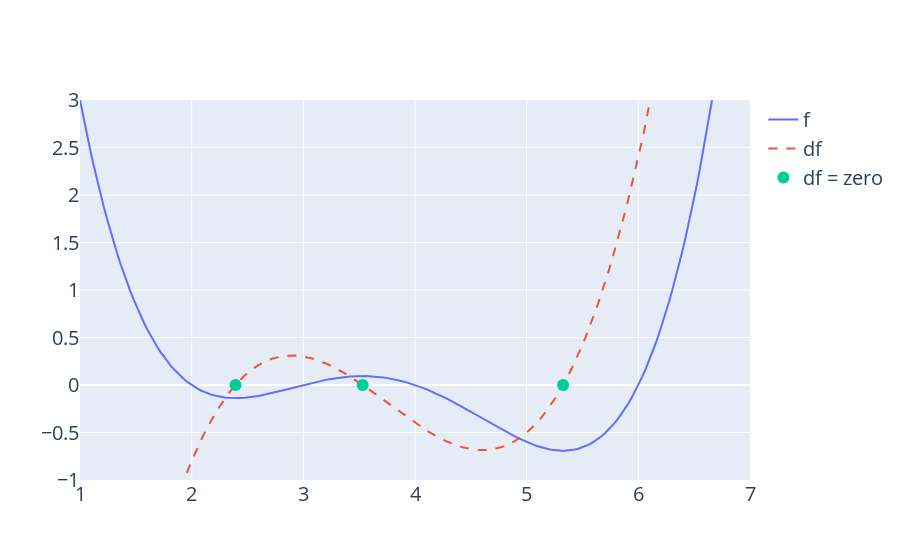

This figure's notebook cell:
### Code cell
import plotly.graph_objects as go

def derivative_arbitrary(x):
    return (4*x**3 - 45*x**2 + 160*x - 180)/10


fig = go.Figure()
roots = np.array([2.3927, 3.5309, 5.3263])

fig.add_trace(go.Scatter(x = xs, y = arbitrary(xs), 
                         mode = "lines", name = "f"))
fig.add_trace(go.Scatter(x = xs, y = derivative_arbitrary(xs), 
                         mode = "lines", name = "df", line = {"dash": "dash"}))
fig.add_trace(go.Scatter(x = np.array(roots), y = 0*roots, 
                         mode = "markers", name = "df = zero", marker_size = 12))
fig.update_layout(font_size = 20, yaxis_range=[-1, 3])
fig.show()

### Figure 1 — Plotly figure (JSON) as saved in the notebook; plotly's stock layout.template omitted (floating-point values rounded to 4 significant figures; data arrays with more than 128 entries replaced by an {"elided": "..."} marker saying what was removed)
{"data": [{"mode": "lines", "name": "f", "type": "scatter", "x": {"elided": "200 float values"}, "y": {"elided": "200 float values"}}, {"line": {"dash": "dash"}, "mode": "lines", "name": "df", "type": "scatter", "x": {"elided": "200 float values"}, "y": {"elided": "200 float values"}}, {"marker": {"size": 12}, "mode": "markers", "name": "df = zero", "type": "scatter", "x": [2.393, 3.531, 5.326], "y": [0, 0, 0]}], "layout": {"font": {"size": 20}, "yaxis": {"range": [-1, 3]}}}
